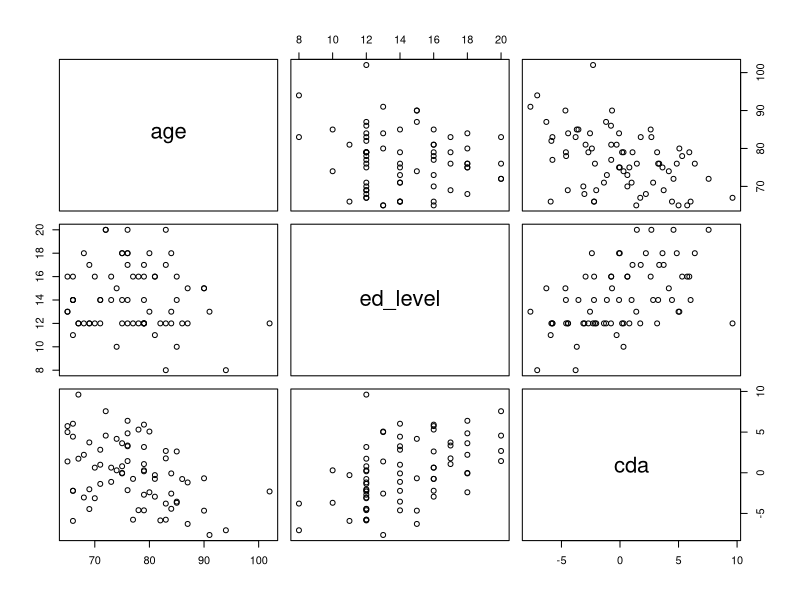

The R script that drew this image:
#Page no 493

age <- c(72 ,68 ,65 ,85 ,84 ,90 ,79 ,74 ,69 ,87 ,84 ,79 ,71 ,76 ,
         73 ,86 ,69 ,66 , 65, 71, 80, 81, 66, 76, 70, 76, 
         67, 72, 68, 102, 67, 66, 75, 91, 74, 90,79 ,87 ,71, 81, 66,
         81, 80, 82, 65, 73, 85,
         83, 83, 76, 77, 83, 79, 69, 66, 75, 77, 78, 83, 
         85, 76, 75, 70, 79, 75, 94, 76, 84, 79, 78, 79)

ed_level <- c(20 ,12 ,13 ,14 ,13 ,15 ,12 ,10 ,12 ,15 ,12 ,12 ,12 ,14
              ,14 ,12 ,17 ,11, 16, 14, 18, 11, 14, 17, 12, 12, 12, 20,
              18, 12, 12, 14, 18, 13, 15, 15,
              12 ,12 ,14 , 16, 16, 16, 13, 12, 13, 16,
              16, 17, 8, 20, 12, 12, 14, 12, 
              14, 12, 16, 12, 20, 10, 18,
              14, 16, 16, 18, 8, 18, 18, 17, 16, 12)

cda <- c(4.57 , -3.04 ,1.39 , -3.55 , -2.56 , -4.66 , -2.70 ,0.30 , 
        -4.46 , -6.29 , -4.43, 0.18, -1.37, 3.26, -1.12, -0.77, 3.73, 
        -5.92, 5.74, 2.83, -2.40, -0.29, 4.44, 3.35, -3.13, -2.14, 9.61,
        7.57, 2.21, -2.30, 1.73, 6.03, -0.02, -7.65, 4.17, -0.68, 3.17, 
        -1.19, 0.99, -2.94, -2.21, -0.75, 5.07, -5.86, 5.00, 0.63, 2.62,
        1.77, -3.79, 1.44, -5.77, -5.77, -4.62, -2.03, -2.22, 0.80, -0.75,
        -4.60, 2.68, -3.69, 4.85, -0.08, 0.63, 5.92, 3.63, -7.07, 6.39,
        -0.08, 1.07, 5.31, 0.30)

data <- data.frame(age, ed_level, cda)
data

pairs(data)

Regression.eqn <- lm(cda~age+ed_level)
Regression.eqn
aov <- aov(cda~age+ed_level)
aov
summary(aov)
Regression.eqn
summary(Regression.eqn)